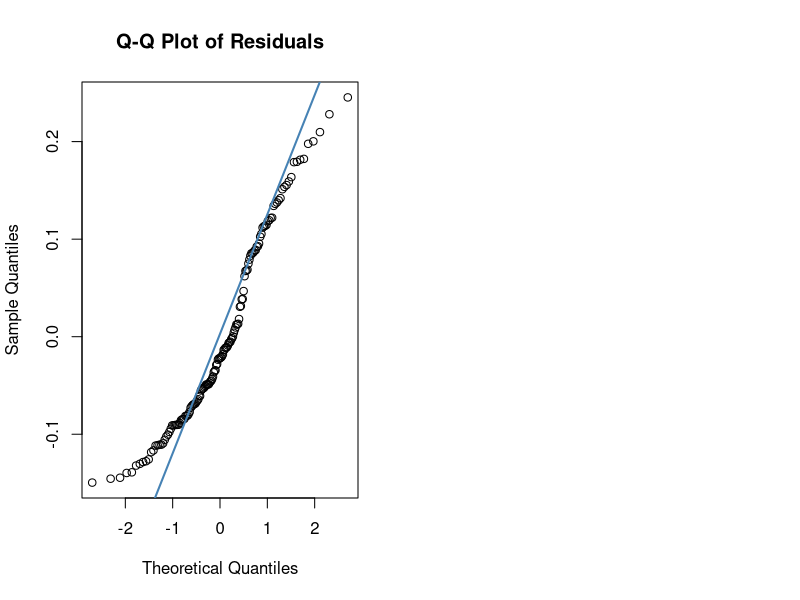
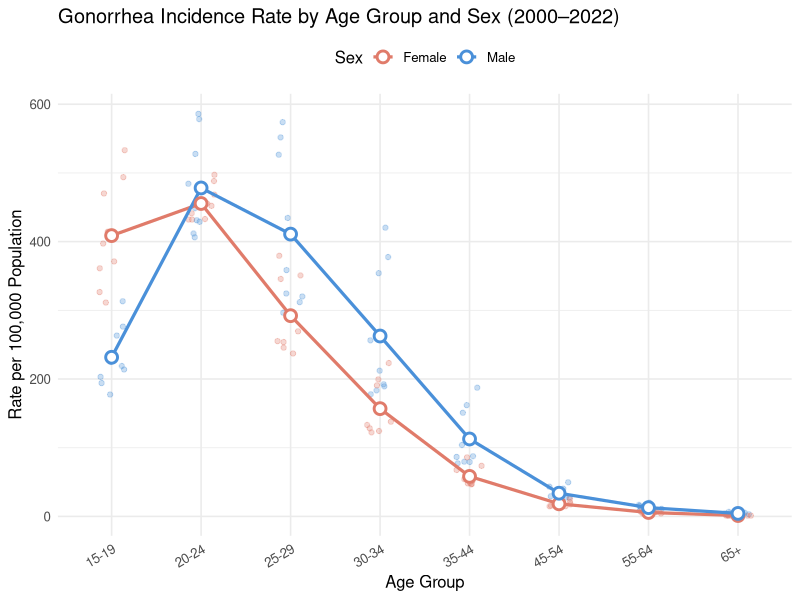
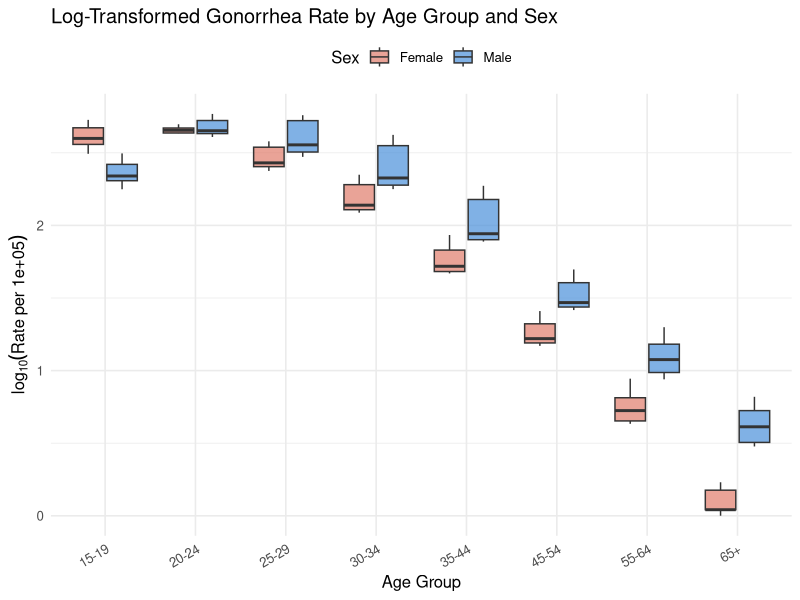
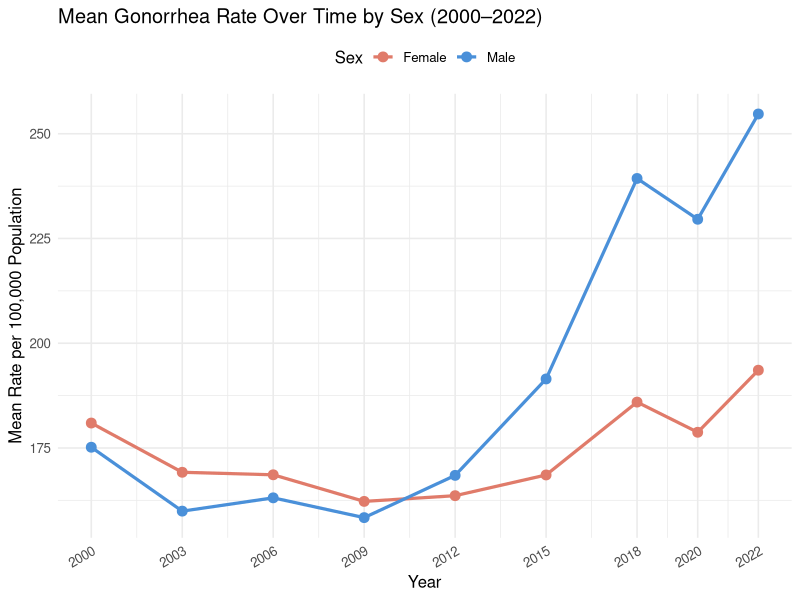

The R script that drew these images, in order:
## ---- chunk 1
knitr::opts_chunk$set(
  echo    = TRUE,
  warning = FALSE,
  message = FALSE,
  fig.align = "center",
  fig.width = 7,
  fig.height = 4.5
)
## ---- chunk 2
library(tidyverse)
library(ggplot2)
library(car)
library(emmeans)


# Load data
gonorrhea <- read.csv("gonorrhea_clean.csv", stringsAsFactors = FALSE)

# Factor ordering
gonorrhea$age_group <- factor(gonorrhea$age_group,
  levels = c("15-19","20-24","25-29","30-34","35-44","45-54","55-64","65+"),
  ordered = TRUE
)
gonorrhea$sex <- factor(gonorrhea$sex)
gonorrhea$year <- factor(gonorrhea$year)

# Quick summary
str(gonorrhea)
summary(gonorrhea[, c("sex","age_group","rate","rate_log")])
## ---- chunk 3
# Fit the full two-way ANOVA model
model <- aov(rate_log ~ sex * age_group, data = gonorrhea)

# --- Normality of residuals ---
shapiro.test(residuals(model))

# Q-Q plot of residuals
par(mfrow = c(1,2))
qqnorm(residuals(model), main = "Q-Q Plot of Residuals")
qqline(residuals(model), col = "steelblue", lwd = 2)

# --- Homogeneity of variance ---
leveneTest(rate_log ~ sex * age_group, data = gonorrhea)
## ---- chunk 4
summary(model)
## ---- chunk 5
# Estimated marginal means for sex × age_group interaction
emm <- emmeans(model, ~ sex * age_group)
pairs(emm, by = "sex", adjust = "tukey")
## ---- chunk 6
# Mean rate by age group and sex
mean_rates <- gonorrhea %>%
  group_by(sex, age_group) %>%
  summarise(mean_rate = mean(rate), se = sd(rate) / sqrt(n()), .groups = "drop")

ggplot(gonorrhea, aes(x = age_group, y = rate, color = sex, group = sex)) +
  geom_jitter(alpha = 0.3, width = 0.15, size = 1.5) +
  geom_line(data = mean_rates, aes(y = mean_rate), linewidth = 1.1) +
  geom_point(data = mean_rates, aes(y = mean_rate), size = 3, shape = 21,
             fill = "white", stroke = 1.5) +
  scale_color_manual(values = c("Female" = "#E07B6A", "Male" = "#4A90D9")) +
  labs(
    title = "Gonorrhea Incidence Rate by Age Group and Sex (2000–2022)",
    x = "Age Group",
    y = "Rate per 100,000 Population",
    color = "Sex"
  ) +
  theme_minimal(base_size = 12) +
  theme(
    axis.text.x = element_text(angle = 30, hjust = 1),
    legend.position = "top"
  )
## ---- chunk 7
ggplot(gonorrhea, aes(x = age_group, y = rate_log, fill = sex)) +
  geom_boxplot(alpha = 0.7, outlier.shape = 21, outlier.size = 2) +
  scale_fill_manual(values = c("Female" = "#E07B6A", "Male" = "#4A90D9")) +
  labs(
    title = "Log-Transformed Gonorrhea Rate by Age Group and Sex",
    x = "Age Group",
    y = expression(log[10](Rate~per~100000)),
    fill = "Sex"
  ) +
  theme_minimal(base_size = 12) +
  theme(
    axis.text.x = element_text(angle = 30, hjust = 1),
    legend.position = "top"
  )
## ---- chunk 8
time_trends <- gonorrhea %>%
  mutate(year_num = as.integer(as.character(year))) %>%
  group_by(sex, year_num) %>%
  summarise(mean_rate = mean(rate), .groups = "drop")

ggplot(time_trends, aes(x = year_num, y = mean_rate, color = sex, group = sex)) +
  geom_line(linewidth = 1.1) +
  geom_point(size = 3) +
  scale_color_manual(values = c("Female" = "#E07B6A", "Male" = "#4A90D9")) +
  scale_x_continuous(breaks = unique(time_trends$year_num)) +
  labs(
    title = "Mean Gonorrhea Rate Over Time by Sex (2000–2022)",
    x = "Year",
    y = "Mean Rate per 100,000 Population",
    color = "Sex"
  ) +
  theme_minimal(base_size = 12) +
  theme(
    axis.text.x = element_text(angle = 30, hjust = 1),
    legend.position = "top"
  )
